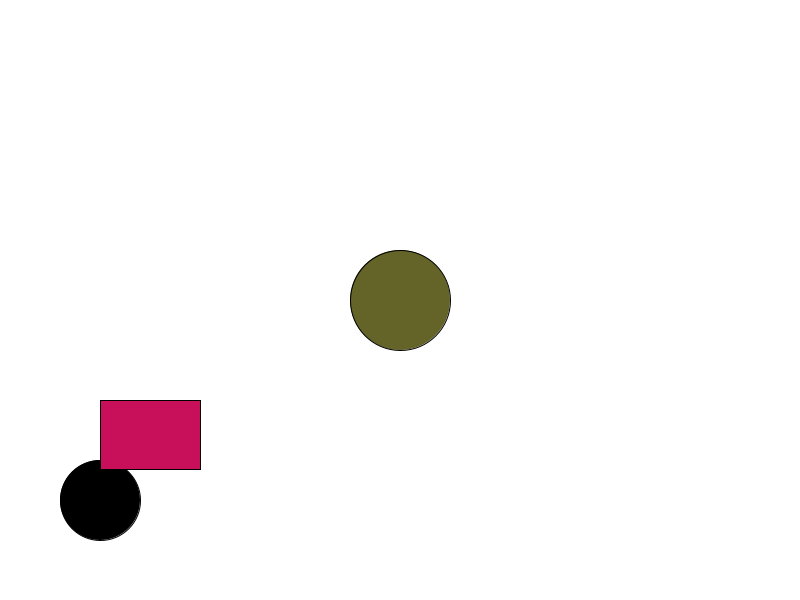
Frame 1 (no input)
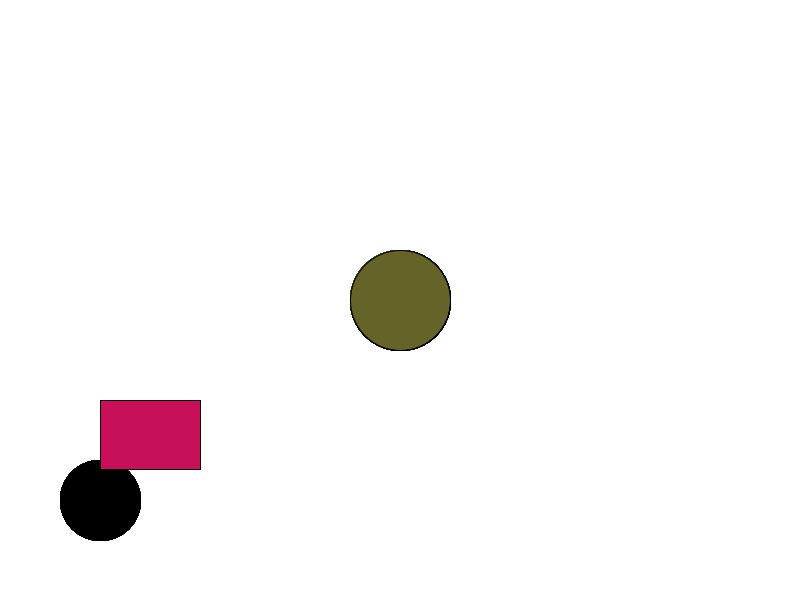
Frame 60 (the mouse pressed at the canvas centre just before this capture)
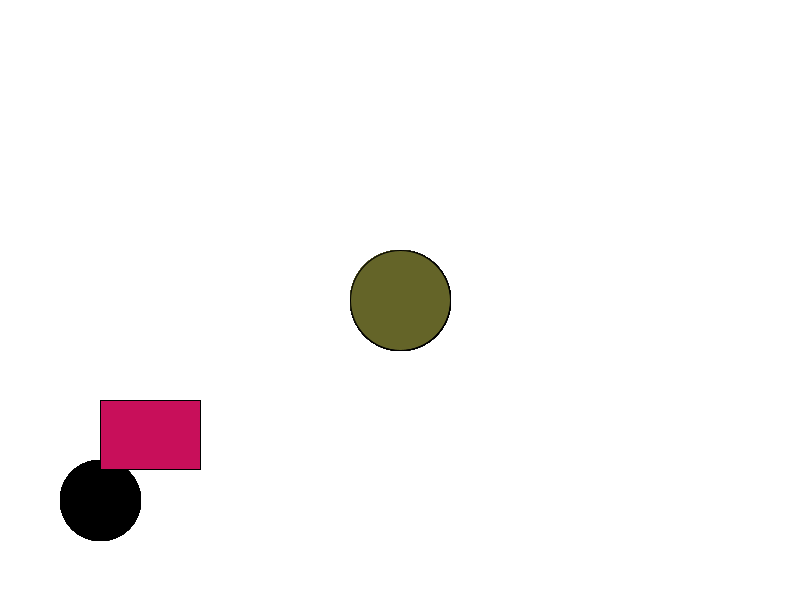
Frame 120 (the mouse held since frame 60 and released just before this capture)

The Processing sketch that drew these frames (run headless with seeded random() and noise(); from frame 60 on, the mouse is pressed at the canvas centre):

// Processing sketch: Basic02
// ── Basic02.pde
/*
These lessons are based, copied and sometimes modified from the following repos:
visiophone/LSI
jeffThompson/ProcessingTeachingSketches

By the way, this is a comment! A comment is not computed in the sketch but is very helpfull to explain long sketchs
*/
  
void setup() 
{  
  size(800, 600);
  //paints the background with a specific color (r,g,b).
  background(255);
  //smooth is a built-in function to soften graphics
  smooth();
}

void draw() 
{ 
  //inside draw, each instruction is completed before the next one until the end. Sequence order matters!
  fill(0);
  //"most" of the functions require arguments to perform! In this case, the ellipse needs to know a
  //position to be draw (100,500) and needs to know its size (80)
  ellipse(100, 500, 80, 80);
  fill(100,100,40);
  //width and height are global variables which contain the width and height of the sketch window
  ellipse(width/2, height/2, 100, 100);
  fill(200,15,90);
  //a different shape! rect (posX, posY, width, heigth)
  rect(100,400,100,69);
}
